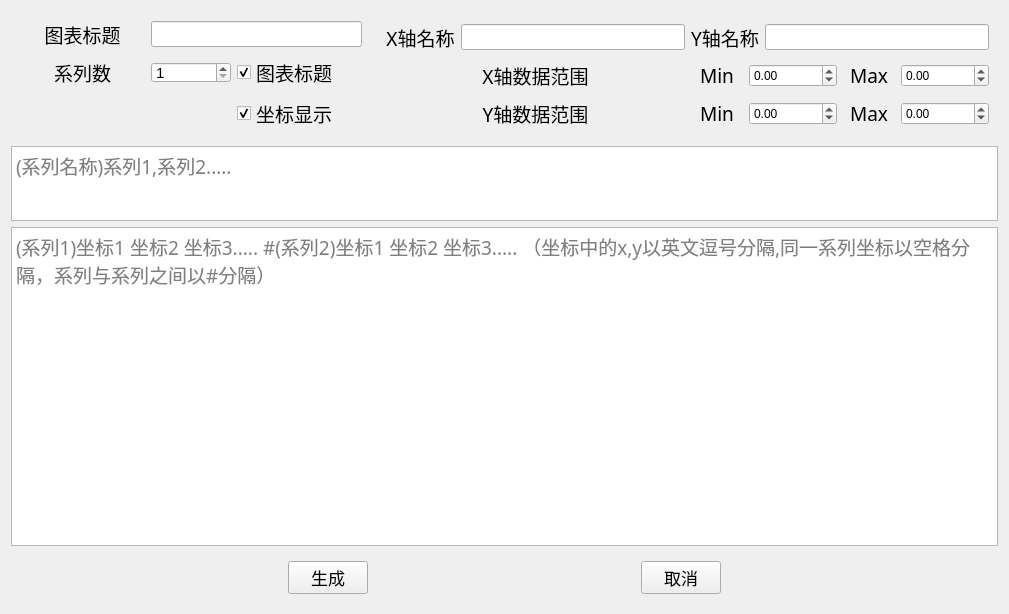
<?xml version="1.0" encoding="UTF-8"?>
<ui version="4.0">
 <class>create_curve</class>
 <widget class="QWidget" name="create_curve">
  <property name="geometry">
   <rect>
    <x>0</x>
    <y>0</y>
    <width>1009</width>
    <height>614</height>
   </rect>
  </property>
  <property name="windowTitle">
   <string>Form</string>
  </property>
  <property name="windowIcon">
   <iconset resource="src.qrc">
    <normaloff>:/src/prefix/src/cruve.png</normaloff>:/src/prefix/src/cruve.png</iconset>
  </property>
  <layout class="QGridLayout" name="gridLayout_7">
   <item row="1" column="0" colspan="2">
    <widget class="QTextEdit" name="textEdit_curve">
     <property name="maximumSize">
      <size>
       <width>16777215</width>
       <height>75</height>
      </size>
     </property>
     <property name="font">
      <font>
       <family>微软雅黑</family>
       <pointsize>14</pointsize>
      </font>
     </property>
     <property name="placeholderText">
      <string>(系列名称)系列1,系列2.....</string>
     </property>
    </widget>
   </item>
   <item row="0" column="1">
    <widget class="QWidget" name="widget_3" native="true">
     <layout class="QGridLayout" name="gridLayout_6">
      <item row="0" column="0">
       <layout class="QGridLayout" name="gridLayout_5">
        <item row="0" column="2">
         <widget class="QLabel" name="label_4">
          <property name="font">
           <font>
            <family>楷体</family>
            <pointsize>14</pointsize>
            <weight>50</weight>
            <bold>false</bold>
           </font>
          </property>
          <property name="text">
           <string>Y轴名称</string>
          </property>
          <property name="alignment">
           <set>Qt::AlignCenter</set>
          </property>
         </widget>
        </item>
        <item row="0" column="3">
         <widget class="QLineEdit" name="le_Y">
          <property name="font">
           <font>
            <pointsize>11</pointsize>
           </font>
          </property>
         </widget>
        </item>
        <item row="0" column="0">
         <widget class="QLabel" name="label_3">
          <property name="font">
           <font>
            <family>楷体</family>
            <pointsize>14</pointsize>
            <weight>50</weight>
            <bold>false</bold>
           </font>
          </property>
          <property name="text">
           <string>X轴名称</string>
          </property>
          <property name="alignment">
           <set>Qt::AlignCenter</set>
          </property>
         </widget>
        </item>
        <item row="0" column="1">
         <widget class="QLineEdit" name="le_X">
          <property name="font">
           <font>
            <pointsize>11</pointsize>
           </font>
          </property>
         </widget>
        </item>
       </layout>
      </item>
      <item row="1" column="0">
       <layout class="QGridLayout" name="gridLayout_4">
        <item row="0" column="0">
         <widget class="QLabel" name="label_9">
          <property name="font">
           <font>
            <family>楷体</family>
            <pointsize>14</pointsize>
            <weight>50</weight>
            <bold>false</bold>
           </font>
          </property>
          <property name="text">
           <string>X轴数据范围</string>
          </property>
          <property name="alignment">
           <set>Qt::AlignCenter</set>
          </property>
         </widget>
        </item>
        <item row="0" column="1">
         <layout class="QHBoxLayout" name="horizontalLayout_2">
          <item>
           <widget class="QLabel" name="label_10">
            <property name="font">
             <font>
              <family>楷体</family>
              <pointsize>14</pointsize>
              <weight>50</weight>
              <bold>false</bold>
             </font>
            </property>
            <property name="text">
             <string>Min</string>
            </property>
            <property name="alignment">
             <set>Qt::AlignCenter</set>
            </property>
           </widget>
          </item>
          <item>
           <widget class="QDoubleSpinBox" name="X_Min">
            <property name="minimum">
             <double>-10000000.000000000000000</double>
            </property>
            <property name="maximum">
             <double>10000000.000000000000000</double>
            </property>
           </widget>
          </item>
          <item>
           <widget class="QLabel" name="label_11">
            <property name="font">
             <font>
              <family>楷体</family>
              <pointsize>14</pointsize>
              <weight>50</weight>
              <bold>false</bold>
             </font>
            </property>
            <property name="text">
             <string>Max</string>
            </property>
            <property name="alignment">
             <set>Qt::AlignCenter</set>
            </property>
           </widget>
          </item>
          <item>
           <widget class="QDoubleSpinBox" name="X_Max">
            <property name="minimum">
             <double>-10000000.000000000000000</double>
            </property>
            <property name="maximum">
             <double>10000000.000000000000000</double>
            </property>
           </widget>
          </item>
         </layout>
        </item>
       </layout>
      </item>
      <item row="2" column="0">
       <layout class="QGridLayout" name="gridLayout_3">
        <item row="0" column="0">
         <widget class="QLabel" name="label_5">
          <property name="font">
           <font>
            <family>楷体</family>
            <pointsize>14</pointsize>
            <weight>50</weight>
            <bold>false</bold>
           </font>
          </property>
          <property name="text">
           <string>Y轴数据范围</string>
          </property>
          <property name="alignment">
           <set>Qt::AlignCenter</set>
          </property>
         </widget>
        </item>
        <item row="0" column="1">
         <layout class="QHBoxLayout" name="horizontalLayout">
          <item>
           <widget class="QLabel" name="label_6">
            <property name="font">
             <font>
              <family>楷体</family>
              <pointsize>14</pointsize>
              <weight>50</weight>
              <bold>false</bold>
             </font>
            </property>
            <property name="text">
             <string>Min</string>
            </property>
            <property name="alignment">
             <set>Qt::AlignCenter</set>
            </property>
           </widget>
          </item>
          <item>
           <widget class="QDoubleSpinBox" name="Y_Min">
            <property name="minimum">
             <double>-10000000.000000000000000</double>
            </property>
            <property name="maximum">
             <double>10000000.000000000000000</double>
            </property>
           </widget>
          </item>
          <item>
           <widget class="QLabel" name="label_7">
            <property name="font">
             <font>
              <family>楷体</family>
              <pointsize>14</pointsize>
              <weight>50</weight>
              <bold>false</bold>
             </font>
            </property>
            <property name="text">
             <string>Max</string>
            </property>
            <property name="alignment">
             <set>Qt::AlignCenter</set>
            </property>
           </widget>
          </item>
          <item>
           <widget class="QDoubleSpinBox" name="Y_Max">
            <property name="minimum">
             <double>-10000000.000000000000000</double>
            </property>
            <property name="maximum">
             <double>10000000.000000000000000</double>
            </property>
           </widget>
          </item>
         </layout>
        </item>
       </layout>
      </item>
     </layout>
    </widget>
   </item>
   <item row="3" column="0" colspan="2">
    <widget class="QWidget" name="widget" native="true">
     <layout class="QGridLayout" name="gridLayout">
      <item row="0" column="1">
       <widget class="QPushButton" name="btn_create">
        <property name="font">
         <font>
          <pointsize>13</pointsize>
         </font>
        </property>
        <property name="text">
         <string>生成</string>
        </property>
       </widget>
      </item>
      <item row="0" column="3">
       <widget class="QPushButton" name="btn_cancel">
        <property name="font">
         <font>
          <pointsize>13</pointsize>
         </font>
        </property>
        <property name="text">
         <string>取消</string>
        </property>
       </widget>
      </item>
      <item row="0" column="0">
       <spacer name="horizontalSpacer">
        <property name="orientation">
         <enum>Qt::Horizontal</enum>
        </property>
        <property name="sizeHint" stdset="0">
         <size>
          <width>40</width>
          <height>20</height>
         </size>
        </property>
       </spacer>
      </item>
      <item row="0" column="2">
       <spacer name="horizontalSpacer_2">
        <property name="orientation">
         <enum>Qt::Horizontal</enum>
        </property>
        <property name="sizeHint" stdset="0">
         <size>
          <width>40</width>
          <height>20</height>
         </size>
        </property>
       </spacer>
      </item>
      <item row="0" column="4">
       <spacer name="horizontalSpacer_3">
        <property name="orientation">
         <enum>Qt::Horizontal</enum>
        </property>
        <property name="sizeHint" stdset="0">
         <size>
          <width>40</width>
          <height>20</height>
         </size>
        </property>
       </spacer>
      </item>
     </layout>
    </widget>
   </item>
   <item row="2" column="0" colspan="2">
    <widget class="QTextEdit" name="textEdit_data">
     <property name="font">
      <font>
       <family>微软雅黑</family>
       <pointsize>14</pointsize>
      </font>
     </property>
     <property name="placeholderText">
      <string>(系列1)坐标1 坐标2 坐标3..... #(系列2)坐标1 坐标2 坐标3..... （坐标中的x,y以英文逗号分隔,同一系列坐标以空格分隔，系列与系列之间以#分隔）</string>
     </property>
    </widget>
   </item>
   <item row="0" column="0">
    <widget class="QWidget" name="widget_2" native="true">
     <property name="minimumSize">
      <size>
       <width>360</width>
       <height>100</height>
      </size>
     </property>
     <layout class="QGridLayout" name="gridLayout_2">
      <item row="0" column="0">
       <widget class="QLabel" name="label">
        <property name="font">
         <font>
          <family>楷体</family>
          <pointsize>14</pointsize>
          <weight>50</weight>
          <bold>false</bold>
         </font>
        </property>
        <property name="text">
         <string>图表标题</string>
        </property>
        <property name="alignment">
         <set>Qt::AlignCenter</set>
        </property>
       </widget>
      </item>
      <item row="0" column="1" colspan="2">
       <widget class="QLineEdit" name="le_title">
        <property name="font">
         <font>
          <pointsize>11</pointsize>
         </font>
        </property>
       </widget>
      </item>
      <item row="1" column="0">
       <widget class="QLabel" name="label_2">
        <property name="font">
         <font>
          <family>楷体</family>
          <pointsize>14</pointsize>
          <weight>50</weight>
          <bold>false</bold>
         </font>
        </property>
        <property name="text">
         <string>系列数</string>
        </property>
        <property name="alignment">
         <set>Qt::AlignCenter</set>
        </property>
       </widget>
      </item>
      <item row="1" column="1">
       <widget class="QSpinBox" name="spinBox_number">
        <property name="maximumSize">
         <size>
          <width>80</width>
          <height>21</height>
         </size>
        </property>
        <property name="font">
         <font>
          <pointsize>11</pointsize>
         </font>
        </property>
        <property name="minimum">
         <number>1</number>
        </property>
       </widget>
      </item>
      <item row="1" column="2">
       <widget class="QCheckBox" name="checkBox_title">
        <property name="font">
         <font>
          <family>楷体</family>
          <pointsize>14</pointsize>
         </font>
        </property>
        <property name="text">
         <string>图表标题</string>
        </property>
        <property name="checked">
         <bool>true</bool>
        </property>
       </widget>
      </item>
      <item row="2" column="2">
       <widget class="QCheckBox" name="checkBox_pos">
        <property name="font">
         <font>
          <family>楷体</family>
          <pointsize>14</pointsize>
         </font>
        </property>
        <property name="text">
         <string>坐标显示</string>
        </property>
        <property name="checked">
         <bool>true</bool>
        </property>
       </widget>
      </item>
     </layout>
    </widget>
   </item>
  </layout>
 </widget>
 <resources>
  <include location="src.qrc"/>
 </resources>
 <connections/>
</ui>
